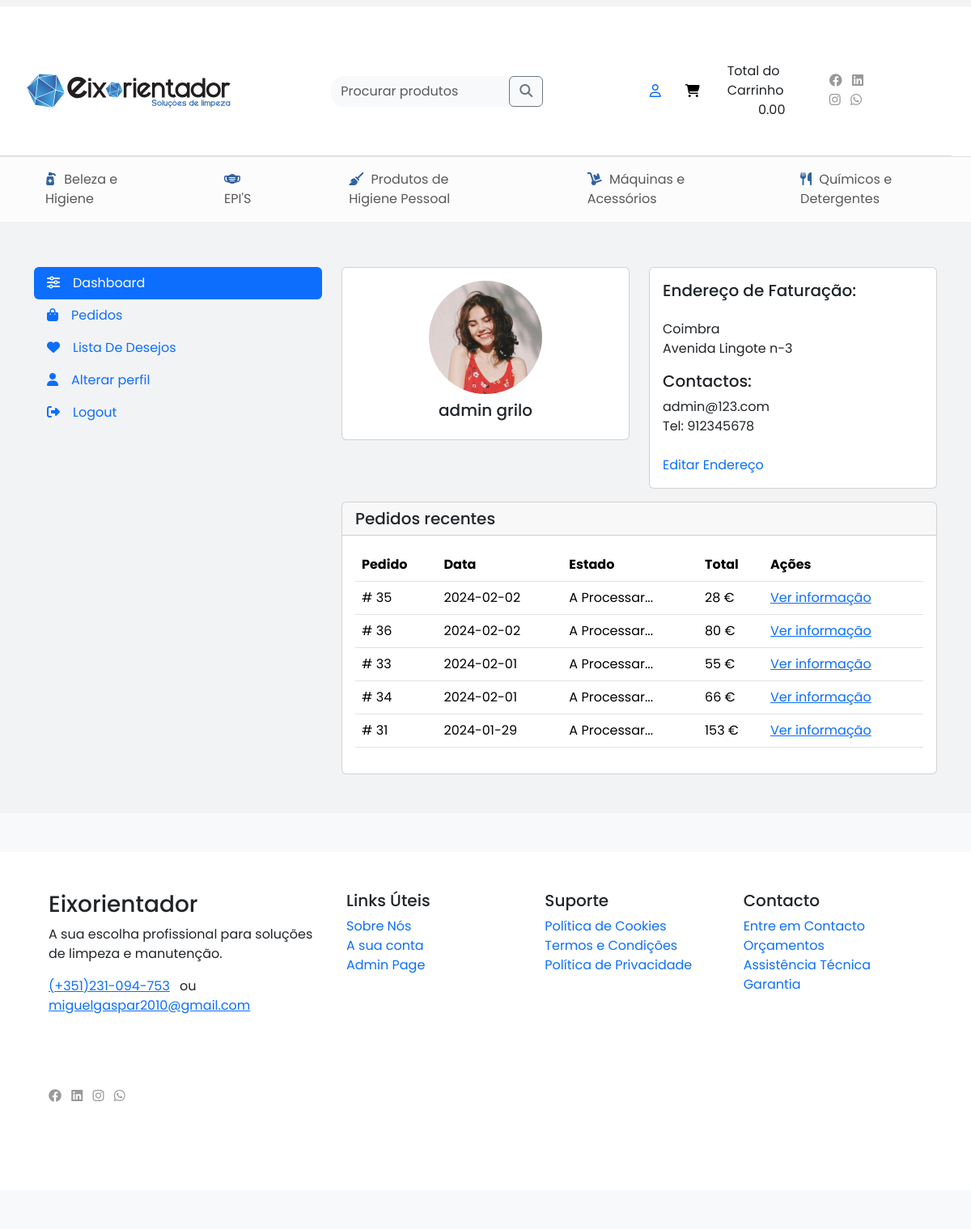
The app's page /Account.php (signed in) with its own data.
### tables this page shows
CREATE TABLE `category` (
  `IDCAT` int(11) NOT NULL,
  `name` varchar(255) NOT NULL,
  `image` varchar(255) NOT NULL
);

CREATE TABLE `orders` (
  `IDO` int(11) NOT NULL,
  `IDC` int(11) NOT NULL,
  `IDCT` int(11) NOT NULL,
  `value` int(11) NOT NULL,
  `shippingcosts` int(11) NOT NULL,
  `data` date NOT NULL,
  `state` tinyint(1) NOT NULL,
  `order_number` int(11) NOT NULL
);

### api/cart.php (called while the page is built, shortened)
<?php
$subtotal = 0;
$portesEnvio = 0;
if (isset($_SESSION['IDC'])) {
    $total = 0;
    if ($subtotal >= 200) {
        $portesEnvio = 0;
    } elseif ($subtotal >= 100) {
        $portesEnvio = 24.6;
    } elseif ($subtotal >= 75) {
        $portesEnvio = 18.45;
    } elseif ($subtotal >= 50) {
        $portesEnvio = 12.5;
    } elseif ($subtotal >= 25) {
        $portesEnvio = 6.15;
    } else {
        $portesEnvio = 0;
    }
    $total += $portesEnvio;
}

### Account.php (the view, shortened to what this page needs)
<?php
include('api/cart.php');
include('api/wishlist.php')
    ?>
<!DOCTYPE html>
<html lang="pt">
<head>
    <link rel="stylesheet" type="text/css" href="vendor/bootstrap-5.3.2-dist/css/bootstrap.min.css">
    <link rel="stylesheet" type="text/css" href="vendor/fontawesome-free-6.4.2-web/css/all.css">
    <link rel="stylesheet" href="vendor/swiper/swiper-bundle.min.css">
    <link rel="stylesheet" type="text/css" href="css/css.php">
</head>
<body>
    <header>
        <?php require_once("includes/Header.php") ?>
    </header>
    <main>
        <div class="container my-5">
            <div class="row">
                <div class="col-md-4">
                    <div class="dashboard-menu overflow-hidden">
                        <ul class="nav nav-pills flex-column m-0 p-0" role="tablist">
                            <li class="nav-item">
                                <a class="nav-link active" id="dashboard-tab" data-bs-toggle="tab" href="#dashboard"
                                    role="tab" aria-controls="dashboard" aria-selected="true"><i
                                        class="fa-solid fa-sliders me-3"></i>Dashboard</a>
                            </li>
                            <li class="nav-item">
                                <a class="nav-link" id="orders-tab" data-bs-toggle="tab" href="#orders" role="tab"
                                    aria-controls="orders" aria-selected="false"><i
                                        class="fa-solid fa-bag-shopping  me-3"></i>Pedidos</a>
                            </li>
                            <li class="nav-item">
                                <a class="nav-link" id="track-orders-tab" data-bs-toggle="tab" href="#wishlist"
                                    role="tab" aria-controls="wishlist" aria-selected="false"><i
                                        class="fa-solid fa-heart me-3"></i>Lista De Desejos</a>
                            </li>
                            <li class="nav-item">
                                <a class="nav-link" id="account-detail-tab" data-bs-toggle="tab" href="#account-detail"
                                    role="tab" aria-controls="account-detail" aria-selected="false"><i
                                        class="fa-solid fa-user me-3"></i>Alterar perfil</a>
                            </li>
                            <li class="nav-item">
                                <a class="nav-link" href="auth/logout.php"><i
                                        class="fa-solid fa-right-from-bracket  me-3"></i>Logout</a>
                            </li>
                        </ul>
                    </div>
                </div>
                <div class="col-md-8">
                    <div class="tab-content dashboard-content">
                        <div class="tab-pane fade active show" id="dashboard" role="tabpanel"
                            aria-labelledby="dashboard-tab">
                            <div class="row">
                                <div class="col">
                                    <div class="card">
                                        <div class="card-body d-flex flex-column align-items-center ">
                                            <div>
                                                <img src="img/imagensMiguel/Fotos_testemunhos/<?= $_SESSION['profile_img']; ?>"
                                                    alt="image" class="img-fluid rounded-circle">
                                            </div>
                                            <h5 class="mt-2">
                                                <?= $_SESSION['nome']; ?>
                                            </h5>
                                        </div>
                                    </div>
                                </div>
                                <div class="col">
                                    <div class="card">
                                        <div class=" card-body d-flex flex-column align-items-start">
                                            <h5> Endereço de Faturação:</h5>
                                            <span class="mt-3">Coimbra</span>
                                            <span class="mb-3">Avenida Lingote n-3</span>
                                            <h5>Contactos:</h5>
                                            <p class="m-0">
                                                <?= $_SESSION['email']; ?>
                                            </p>
                                            <p>
                                                Tel:
                                                <?= $_SESSION['numero_telemovel']; ?>
                                            </p>
                                            <a class=" mt-2 text-decoration-none" id="alterarEnderecoButton"
                                                href="">Editar Endereço</a>
                                        </div>
                                    </div>
                                </div>
                            </div>
                            <div class="card mt-3">
                                <div class="card-header">
                                    <h5 class="mb-0">Pedidos recentes </h5>
                                </div>
                                <div class="card-body">
                                    <div class="table-responsive">
                                        <table class="table">
                                            <thead>
                                                <tr>
                                                    <th>Pedido</th>
                                                    <th>Data</th>
                                                    <th>Estado</th>
                                                    <th>Total</th>
                                                    <th>Ações</th>
                                                </tr>
                                            </thead>
                                            <tbody>
                                                <?php
                                                $ordersSql = "SELECT * FROM orders WHERE IDC = {$_SESSION['IDC']} ORDER BY data DESC LIMIT 5";
                                                $ordersResult = mysqli_query($mysqli, $ordersSql);
                                                while ($ordersRow = mysqli_fetch_assoc($ordersResult)) {
                                                    $orderId = $ordersRow['IDO'];
                                                    ?>
                                                    <tr>
                                                        <td>#
                                                            <?= $ordersRow['IDO'] ?>
                                                        </td>
                                                        <td>
                                                            <?= $ordersRow['data'] ?>
                                                        </td>
                                                        <td>A Processar...</td>
                                                        <td>
                                                            <?= $ordersRow['value'] ?> €
                                                        </td>
                                                        <td>
                                                            <a href="#" data-bs-toggle="modal"
                                                                data-bs-target="#exampleModal1<?= $orderId ?>">
                                                                Ver informação
                                                            </a>
                                                        </td>
                                                    </tr>
                                                    <?php
                                                }
                                                ?>
                                            </tbody>
                                        </table>
                                    </div>
                                </div>
                            </div>
                        </div>
                    </div>
                </div>
            </div>
        </div>
    </main>
    <footer class="footer_area bg-light py-5">
        <?php require_once("includes/footer.php") ?>
    </footer>
</body>
</html>

### includes/Header.php (shortened to what this page needs)
<nav class="navbar navbar-expand-lg d-flex flex-column  ">
    <div class="container-fluid bg-white">
        <div class="row w-100 p-3 border-bottom flex-column justify-content-between flex-md-row  align-items-baseline ">
            <div class="col-lg-3 justify-content-start ">
                <a href="index.php" class="navbar-brand">
                    <img src="img/imagensLogos/logotype.svg" alt="logo" class="img-fluid">
                </a>
            </div>
            <div class="col-lg-3 d-none d-lg-flex  flex-row justify-content-center ">
                <form id="search-form" class="text-center flex-row align-items-baseline bg-light rounded-4 w-100"
                    action="search.php" method="post">
                    <div class="input-group">
                        <input type="text" class="form-control border-0 bg-transparent" placeholder="Procurar produtos"
                            name="search_query" />
                        <div class="input-group-append">
                            <button type="submit" class="btn btn-outline-secondary">
                                <i class="fa-solid fa-magnifying-glass"></i>
                            </button>
                        </div>
                    </div>
                </form>
            </div>
            <div class=" col-lg-4 d-flex gap-3 align-items-center mt-4 justify-content-center ">
                <div>
                    <ul class="d-flex justify-content-end list-unstyled m-0" style="align-items: baseline;">
                        <li>
                            <?php
                            if (isset($_SESSION['IDC'])) {
                                echo '<li><a href="Account.php" class=" p-2 mx-1"><i class="fa-regular fa-user"></i></a></li>';
                            } else {
                                echo '<li><a href="includes/Login.php" class=" p-2 mx-1"><i class="fa-regular fa-user"></i></a></li>';
                            }
                            ?>
                        </li>
                        <li>
                            <a href="CartPage.php" class="text-decoration-none">
                                <button class="border-0 bg-transparent d-flex flex-column gap-2 lh-1">
                                    <i class="fa-solid fa-cart-shopping p-2 mx-1"></i>
                                </button>
                            </a>
                        </li>
                    </ul>
                </div>
                <div class="cart d-none d-lg-flex align-items-center flex-column ">
                    <span>Total do Carrinho</span>
                    <span id="yourBalanceTotal" class="cart-total">
                        <?= number_format($total, 2); ?>
                    </span>
                </div>
                <div class="socials d-none d-lg-block mt-xl-3 me-5 pt-4 h-60">
                    <div class="d-lg-inline d-none me-1">
                        <ul class="list-inline">
                            <li class="list-inline-item">
                                <a href="#" class="text-decoration-none">
                                    <i class="fab fa-facebook"></i>
                                </a>
                            </li>
                            <li class="list-inline-item">
                                <a href="#" class="text-decoration-none">
                                    <i class="fab fa-linkedin"></i>
                                </a>
                            </li>
                            <li class="list-inline-item">
                                <a href="#" class="text-decoration-none">
                                    <i class="fab fa-instagram"></i>
                                </a>
                            </li>
                            <li class="list-inline-item">
                                <a href="#" class="text-decoration-none">
                                    <i class="fab fa-whatsapp"></i>
                                </a>
                            </li>
                        </ul>
                    </div>
                </div>
            </div>
        </div>
    </div>
    <div class="main-menu d-flex w-100 bg-light-subtle">
        <div class="offcanvas offcanvas-end offcanvas-menu " tabindex="-1" id="offcanvasNavbar"
            aria-labelledby="offcanvasNavbarLabel">
            <div class="offcanvas-body border-top w-100 justify-content-center">
                <ul class="navbar-nav ">
                    <?php
                    $categorySql = "SELECT * FROM category";
                    $categoryResult = mysqli_query($mysqli, $categorySql);
                    while ($categoryRow = mysqli_fetch_assoc($categoryResult)) {
                        $categoryIcons = array(
                            5 => 'fa-solid fa-pump-medical',
                            6 => 'fa-solid fa-mask-face',
                            7 => 'fa-solid fa-broom',
                            8 => 'fa-solid fa-dolly',
                            9 => 'fa-solid fa-utensils',
                        );
                        $categoryId = $categoryRow['IDCAT'];
                        $categoryIcon = isset($categoryIcons[$categoryId]) ? $categoryIcons[$categoryId] : 'fa-default-icon';
                        ?>
                        <li class="nav-item mx-5">
                            <a class="nav-link px-2 py-3 p-lg-6 category-link"
                                href="Shop.php?IDCAT=<?= $categoryRow['IDCAT']; ?>" data-catid="<?= $categoryId; ?>">
                                <i class="<?= $categoryIcon; ?> custom-icon " aria-hidden="true"></i>
                                <?= $categoryRow["name"] ?>
                            </a>
                        </li>
                        <?php
                    }
                    ?>
                </ul>
            </div>
        </div>
    </div>
</nav>

### records on screen
category: name "Beleza e Higiene"
category: name "EPI'S"
category: name "Produtos de Higiene Pessoal"
category: name "Máquinas e Acessórios"
category: name "Químicos e Detergentes"
orders: IDO "35", data "2024-02-02", value "28"
orders: IDO "36", data "2024-02-02", value "80"
orders: IDO "33", data "2024-02-01", value "55"
orders: IDO "34", data "2024-02-01", value "66"
orders: IDO "31", data "2024-01-29", value "153"

### other values on screen
$total "0.00"
$_SESSION['nome'] "admin grilo"
$_SESSION['email'] "admin@123.com"
$_SESSION['numero_telemovel'] "912345678"
